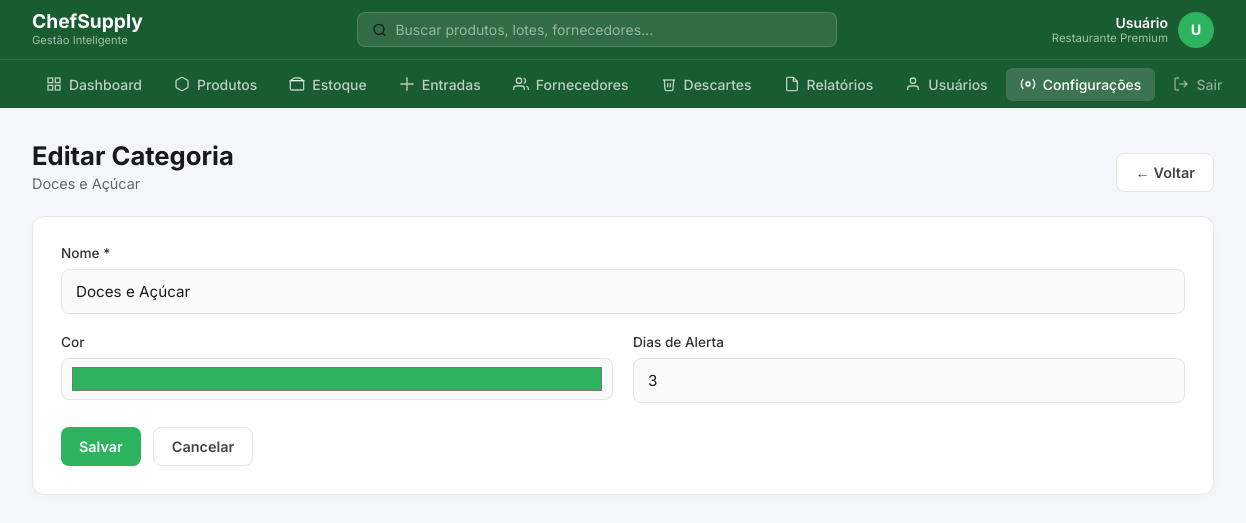
/categorias/editar.php?id=11 (signed in), run on the app's committed database.
### tables this page shows
CREATE TABLE categorias (
    id INT AUTO_INCREMENT PRIMARY KEY,
    nome VARCHAR(100) NOT NULL,
    cor VARCHAR(20) DEFAULT '#2db35d',
    dias_alerta_vencimento INT DEFAULT 3,
    criado_em TIMESTAMP DEFAULT CURRENT_TIMESTAMP
);

### categorias/editar.php (the view, shortened to what this page needs)
<?php
include '../conexao.php';
$id = intval($_GET['id'] ?? 0);
$stmt = $conexao->prepare("SELECT * FROM categorias WHERE id=:id");
$stmt->execute([':id'=>$id]);
$c = $stmt->fetch();
include '../_header.php';
?>
<div class="content">
    <div class="page-header">
        <div class="page-header-left"><h2>Editar Categoria</h2><p><?= htmlspecialchars($c['nome']) ?></p></div>
        <a href="index.php" class="btn btn-secondary">← Voltar</a>
    </div>
    <div class="form-card">
        <form method="POST">
            <div class="form-grid">
                <div class="form-group full">
                    <label>Nome *</label>
                    <input type="text" name="nome" value="<?= htmlspecialchars($c['nome']) ?>" required>
                </div>
                <div class="form-group">
                    <label>Cor</label>
                    <input type="color" name="cor" value="<?= $c['cor'] ?>" style="height:42px;padding:4px 8px">
                </div>
                <div class="form-group">
                    <label>Dias de Alerta</label>
                    <input type="number" name="dias_alerta_vencimento" min="1" max="30" value="<?= $c['dias_alerta_vencimento'] ?>">
                </div>
            </div>
            <div class="form-actions">
                <button type="submit" class="btn btn-primary">Salvar</button>
                <a href="index.php" class="btn btn-secondary">Cancelar</a>
            </div>
        </form>
    </div>
</div>
<?php include '../_footer.php'; ?>

### _header.php (style rules this page uses)
* { margin: 0; padding: 0; box-sizing: border-box; }
body { background: #f5f6fa; font-family: 'Inter', sans-serif; color: #1a1a1a; }
.content { padding: 32px; }
.page-header { margin-bottom: 24px; display: flex; justify-content: space-between; align-items: flex-end; }
.page-header-left h2 { font-size: 1.6rem; font-weight: 700; }
.page-header-left p { color: #666; font-size: 0.9rem; margin-top: 4px; }
.btn { display: inline-flex; align-items: center; justify-content: center; padding: 10px 18px; border-radius: 8px; font-size: 0.9rem; font-weight: 600; cursor: pointer; transition: all 0.2s; text-decoration: none; font-family: 'Inter', sans-serif; gap: 6px; border: none; }
.btn-primary { background: #2db35d; color: #fff; }
.btn-secondary { background: #fff; color: #444; border: 1.5px solid #e5e5e5; }
.form-card { background: #fff; border: 1px solid #e8e8e8; border-radius: 12px; padding: 28px; box-shadow: 0 4px 12px rgba(0, 0, 0, 0.02); }
.form-grid { display: grid; grid-template-columns: 1fr 1fr; gap: 20px; }
.form-group { display: flex; flex-direction: column; gap: 6px; }
.form-group.full { grid-column: 1 / -1; }
.form-group label { display: block; font-size: 0.85rem; font-weight: 500; color: #333; margin-bottom: 2px; }
.form-group input, .form-group select, .form-group textarea { width: 100%; padding: 12px 14px; border: 1.5px solid #e5e5e5; border-radius: 8px; font-family: 'Inter', sans-serif; font-size: 0.95rem; color: #1a1a1a; background: #fafafa; transition: all 0.2s; }
.form-actions { display: flex; gap: 12px; margin-top: 24px; }

### data on the page
categorias: nome "Doces e Açúcar", cor "#2db35d", dias_alerta_vencimento "3"

### other printed values
$_SESSION['usuario_nome'] "Usuário"
substr($_SESSION['usuario_nome'] ?? 'U', 0, 1) "U"
